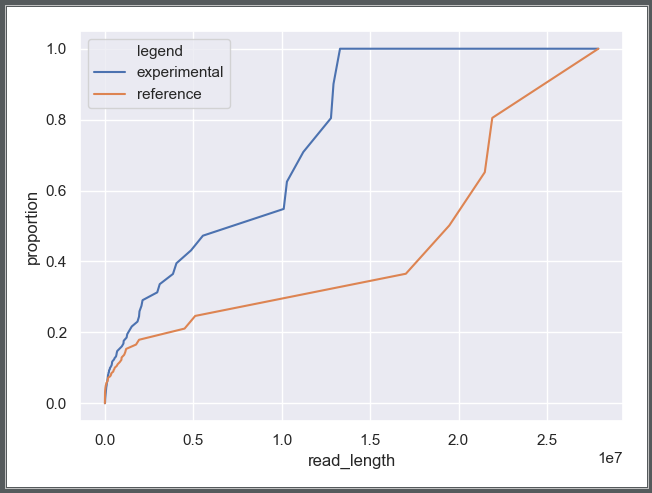

Source code (Python):
import pandas as pd
import seaborn as sns
import matplotlib.pyplot as plt


def main(graph_file):
    '''
    This function returns the cumulative of proportion and a list with all the length of reads.
    All those information are needed for the second graph.
    '''
    f = open(graph_file, 'r')
    contigs = f.readlines()
    all_length = []
    for i in contigs:
        all_length.append(len(i))
    total_contigs = sum(all_length)
    all_length = sorted(all_length)
    proportion = []
    for i in all_length:
        proportion.append(i/total_contigs)
    cum_proportion = []
    for i in range(len(proportion)):
        cum_proportion.append(sum(proportion[:i+1]))
    cum_proportion = sorted(cum_proportion)
    f.close()
    return cum_proportion, all_length


pro, length = main("all_reads.txt")
pro1, length1 = main('all_reference_r6.24.txt')

# print("1111",len(pro1), pro1)
# print('222', len(length1), length1)

if length[-1] < length1[-1]:
    length.append(length1[-1])
    pro.append(pro[-1])


def data_frame(list1, list2, list3, list4):
    '''
    create the dataframe for later use.
    '''
    if len(list1) != len(list2) or len(list3) != len(list4):
        return None
    prop = []
    prop.extend(list1)
    prop.extend(list3)
    total_length = []
    total_length.extend(list2)
    total_length.extend(list4)
    event = []
    for i in range(len(list1)):
        event.append('experimental')
    for i in range(len(list3)):
        event.append("reference")
    d = {"proportion": prop, 'read_length': total_length, 'legend': event}
    return pd.DataFrame(d)

'''
plot the line plot. 
'''
sns.set()
sns.set_context("notebook")
ax = sns.lineplot(x="read_length", y="proportion", hue = "legend", data=data_frame(pro, length, pro1, length1))
plt.show()
